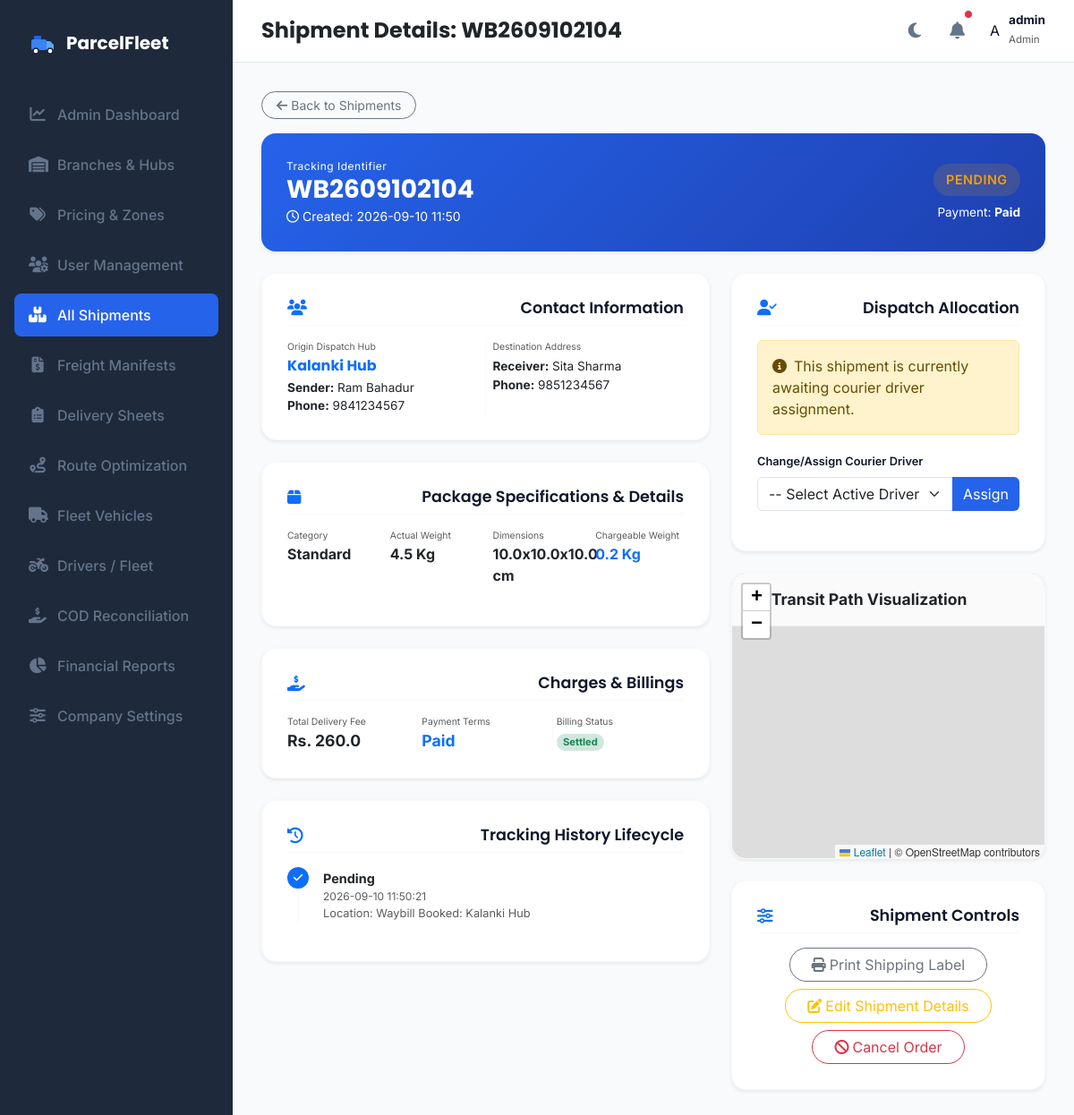
/admin/parcel/8/details (signed in), run on an earlier commit of the app's database.
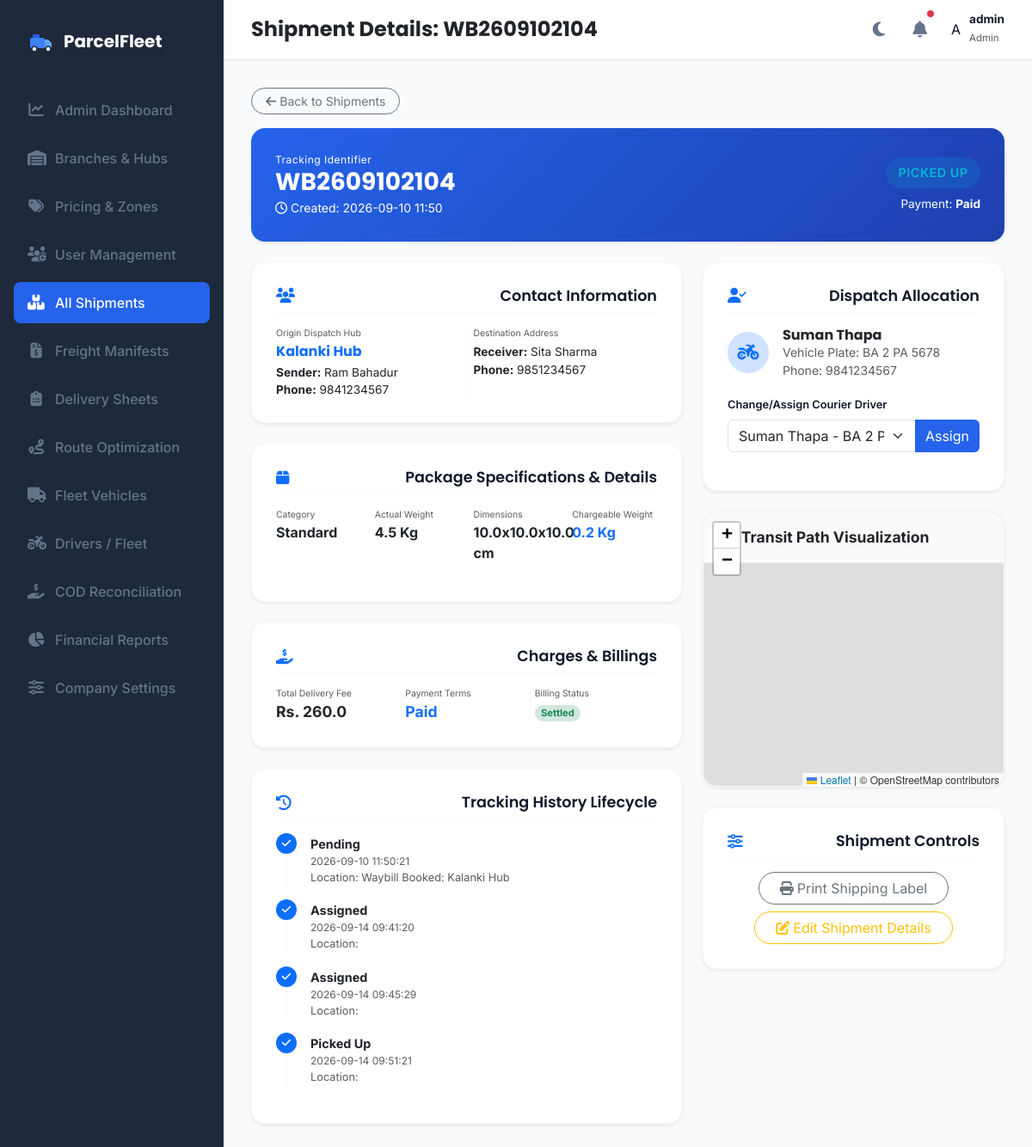
And on a later commit of the database.
### models.py (models this page shows, shortened)
class Parcel(db.Model):
    __tablename__ = 'parcels'
    id = db.Column(db.Integer, primary_key=True)
    tracking_id = db.Column(db.String(50), unique=True, nullable=False)
    sender_name = db.Column(db.String(100), nullable=False)
    sender_phone = db.Column(db.String(20), nullable=False)
    receiver_name = db.Column(db.String(100), nullable=False)
    receiver_phone = db.Column(db.String(20), nullable=False)
    pickup_address = db.Column(db.String(100), nullable=False)
    delivery_address = db.Column(db.String(100), nullable=False)
    pickup_hub = db.Column(db.String(100), nullable=True)
    delivery_hub = db.Column(db.String(100), nullable=True)
    pickup_latitude = db.Column(db.Float, nullable=False, default=27.7154)
    pickup_longitude = db.Column(db.Float, nullable=False, default=85.3123)
    delivery_latitude = db.Column(db.Float, nullable=False, default=27.6915)
    delivery_longitude = db.Column(db.Float, nullable=False, default=85.3331)
    parcel_type = db.Column(db.String(50), nullable=False)
    weight = db.Column(db.Float, nullable=False)
    length = db.Column(db.Float, nullable=False, default=10.0)
    width = db.Column(db.Float, nullable=False, default=10.0)
    height = db.Column(db.Float, nullable=False, default=10.0)
    status = db.Column(db.String(30), default='Pending')  # 'Pending', 'Assigned', 'Manifested', 'Picked Up', 'In Transit', 'Out For Delivery', 'Delivered', 'Failed Delivery', 'Returned', 'Cancelled'
    delivery_charge = db.Column(db.Float, nullable=False, default=0.0)
    payment_status = db.Column(db.String(20), default='Pending')  # 'Pending', 'Paid', 'COD'
    assigned_driver_id = db.Column(db.Integer, db.ForeignKey('drivers.id'), nullable=True)
    service_type = db.Column(db.String(50), nullable=False, default='Standard')  # 'Standard', 'Express', 'Air', 'Surface'
    cod_amount = db.Column(db.Float, default=0.0)
    customer_id = db.Column(db.Integer, db.ForeignKey('customer_profiles.id'), nullable=True)
    hub_id = db.Column(db.Integer, db.ForeignKey('hubs.id'), nullable=True)
    merchandise_id = db.Column(db.Integer, db.ForeignKey('merchandise.id'), nullable=True)
    manifest_id = db.Column(db.Integer, db.ForeignKey('manifests.id'), nullable=True)
    expected_delivery_date = db.Column(db.DateTime, nullable=True)
    pickup_image = db.Column(db.String(255), nullable=True)
    delivery_image = db.Column(db.String(255), nullable=True)
    delivery_attempts = db.Column(db.Integer, default=0)
    failed_reason = db.Column(db.String(255), nullable=True)
    special_tags = db.Column(db.String(255), nullable=True)
    created_at = db.Column(db.DateTime, default=datetime.utcnow)
    delivered_at = db.Column(db.DateTime, nullable=True)
    delivery_notes = db.Column(db.Text, nullable=True)
    customer_signature = db.Column(db.Text, nullable=True)
    history = db.relationship('TrackingHistory', backref='parcel', cascade="all, delete-orphan", order_by="TrackingHistory.timestamp.asc()")
    notifications = db.relationship('NotificationLog', backref='parcel', cascade="all, delete-orphan", order_by="NotificationLog.timestamp.asc()")
    @property
    def volumetric_weight(self):
        return (self.length * self.width * self.height) / 5000.0
    @property
    def chargeable_weight(self):
        return max(self.weight, self.volumetric_weight)

class TrackingHistory(db.Model):
    __tablename__ = 'tracking_history'
    id = db.Column(db.Integer, primary_key=True)
    parcel_id = db.Column(db.Integer, db.ForeignKey('parcels.id'), nullable=False)
    status = db.Column(db.String(30), nullable=False)
    location = db.Column(db.String(100), nullable=False)
    timestamp = db.Column(db.DateTime, default=datetime.utcnow)

class Driver(db.Model):
    __tablename__ = 'drivers'
    id = db.Column(db.Integer, primary_key=True)
    user_id = db.Column(db.Integer, db.ForeignKey('users.id'), nullable=True)
    name = db.Column(db.String(100), nullable=False)
    phone = db.Column(db.String(20), nullable=False, unique=True)
    email = db.Column(db.String(100), nullable=True, unique=True)
    vehicle_number = db.Column(db.String(50), nullable=False)  # Kept for backward compatibility
    availability = db.Column(db.String(20), default='Available')  # 'Available', 'On Delivery', 'Offline', 'On Break'
    latitude = db.Column(db.Float, nullable=False, default=27.7172)  # Default Kathmandu Coordinates
    longitude = db.Column(db.Float, nullable=False, default=85.3240)
    completed_deliveries = db.Column(db.Integer, default=0)
    average_delivery_time = db.Column(db.Float, default=0.0)  # In minutes
    employee_code = db.Column(db.String(50), unique=True, nullable=True)
    address = db.Column(db.String(255), nullable=True)
    license_number = db.Column(db.String(50), nullable=True)
    license_expiry = db.Column(db.DateTime, nullable=True)
    joining_date = db.Column(db.DateTime, default=datetime.utcnow)
    assigned_vehicle_id = db.Column(db.Integer, db.ForeignKey('vehicles.id'), nullable=True)
    emergency_contact = db.Column(db.String(50), nullable=True)
    status = db.Column(db.String(30), default='Available')  # 'Available', 'Delivering', 'Off Duty', 'On Leave'
    hub_id = db.Column(db.Integer, db.ForeignKey('hubs.id'), nullable=True)
    rating = db.Column(db.Float, default=5.0)
    remarks = db.Column(db.Text, nullable=True)
    total_deliveries = db.Column(db.Integer, default=0)
    successful_deliveries = db.Column(db.Integer, default=0)
    failed_deliveries = db.Column(db.Integer, default=0)
    parcels = db.relationship('Parcel', backref='assigned_driver', foreign_keys="Parcel.assigned_driver_id")
    assignments = db.relationship('Assignment', backref='driver', cascade="all, delete-orphan")

### app.py (the view)
@app.route('/admin/parcel/<int:id>/details')
@login_required
def parcel_details(id):
    if current_user.role not in ['admin', 'hub_admin', 'booking_staff', 'warehouse_staff', 'dispatcher', 'delivery_staff', 'branch_staff']:
        return redirect(url_for('index'))
    parcel = Parcel.query.get_or_404(id)
    hub_name = get_current_hub_name()
    if hub_name and parcel.pickup_hub != hub_name and parcel.delivery_hub != hub_name:
        flash("Access Denied: This parcel does not belong to your hub.", "error")
        return redirect(url_for('manage_parcels'))
    drivers = Driver.query.all()
    hubs = Hub.query.all()
    return render_template('parcel_details.html', active_page='parcels', parcel=parcel, drivers=drivers, hubs=hubs, hub_name=hub_name)

### templates/parcel_details.html (shortened to what the changed rows need)
{% extends "base.html" %}
{% block page_title %}Shipment Details: {{ parcel.tracking_id }}{% endblock %}
{% block content %}
<div class="premium-card bg-primary text-white border-0 shadow-sm mb-4" style="background: linear-gradient(135deg, var(--primary-color) 0%, #1E40AF 100%) !important;">
    <div class="row align-items-center g-3">
        <div class="col-12 col-md-6">
            <span class="text-white text-opacity-80 uppercase d-block" style="font-size: 0.75rem; letter-spacing: 0.5px;">Tracking Identifier</span>
            <h3 class="fw-bold mb-0 text-white">{{ parcel.tracking_id }}</h3>
            <small class="text-white text-opacity-85"><i class="far fa-clock me-1"></i>Created: {{ parcel.created_at.strftime('%Y-%m-%d %H:%M') }}</small>
        </div>
        <div class="col-12 col-md-6 text-md-end">
            <span class="status-badge {% if parcel.status == 'Pending' %}badge-pending{% elif parcel.status == 'Assigned' %}badge-assigned{% elif parcel.status == 'Picked Up' %}badge-pickedup{% elif parcel.status == 'In Transit' %}badge-intransit{% elif parcel.status == 'Out For Delivery' %}badge-outfordelivery{% elif parcel.status == 'Delivered' %}badge-delivered{% else %}badge-cancelled{% endif %}" style="font-size: 0.9rem; padding: 0.5em 1em;">
                {{ parcel.status }}
            </span>
            <div class="mt-2 text-white text-opacity-80" style="font-size: 0.85rem;">
                Payment: <strong class="text-white">{{ parcel.payment_status }}</strong>
            </div>
        </div>
    </div>
</div>
<div class="row g-4">
    <div class="col-12 col-lg-7">
        <div class="premium-card border border-light shadow-sm mb-4">
            <div class="row g-3 text-dark">
                <div class="col-12 col-md-6 border-end border-light">
                    <span class="text-muted d-block uppercase mb-1" style="font-size: 0.65rem;">Origin Dispatch Hub</span>
                    <h6 class="fw-bold mb-1 text-primary">{{ parcel.pickup_hub }} Hub</h6>
                    <div style="font-size: 0.85rem;">
                        <strong>Sender:</strong> {{ parcel.sender_name }}<br>
                        <strong>Phone:</strong> {{ parcel.sender_phone }}
                    </div>
                </div>
                <div class="col-12 col-md-6">
                    <span class="text-muted d-block uppercase mb-1" style="font-size: 0.65rem;">Destination Address</span>
                    <div style="font-size: 0.85rem;">
                        <strong>Receiver:</strong> {{ parcel.receiver_name }}<br>
                        <strong>Phone:</strong> {{ parcel.receiver_phone }}
                    </div>
                </div>
            </div>
        </div>
        <div class="premium-card border border-light shadow-sm mb-4">
            <div class="row row-cols-2 row-cols-md-4 g-3 text-dark mb-3">
                <div class="col">
                    <span class="text-muted d-block uppercase" style="font-size: 0.65rem;">Category</span>
                    <strong class="text-dark">{{ parcel.parcel_type }}</strong>
                </div>
                <div class="col">
                    <span class="text-muted d-block uppercase" style="font-size: 0.65rem;">Actual Weight</span>
                    <strong class="text-dark">{{ parcel.weight }} Kg</strong>
                </div>
                <div class="col">
                    <span class="text-muted d-block uppercase" style="font-size: 0.65rem;">Dimensions</span>
                    <strong class="text-dark">{{ parcel.length }}x{{ parcel.width }}x{{ parcel.height }} cm</strong>
                </div>
                <div class="col">
                    <span class="text-muted d-block uppercase" style="font-size: 0.65rem;">Chargeable Weight</span>
                    <strong class="text-primary">{{ parcel.volumetric_weight | round(2) }} Kg</strong>
                </div>
            </div>
        </div>
        <div class="premium-card border border-light shadow-sm mb-4">
            <div class="row row-cols-3 g-2 text-dark">
                <div class="col border-end border-light">
                    <span class="text-muted d-block uppercase" style="font-size: 0.65rem;">Total Delivery Fee</span>
                    <strong style="font-size: 1.1rem;">Rs. {{ parcel.delivery_charge | round(0) }}</strong>
                </div>
                <div class="col border-end border-light">
                    <span class="text-muted d-block uppercase" style="font-size: 0.65rem;">Payment Terms</span>
                    <strong class="text-primary" style="font-size: 1.1rem;">{{ parcel.payment_status }}</strong>
                </div>
            </div>
        </div>
        <div class="premium-card border border-light shadow-sm">
            <div class="timeline text-dark">
                {% if not parcel.history %}
                <p class="text-muted mb-0" style="font-size: 0.85rem;">No logs available.</p>
                {% else %}
                {% for hist in parcel.history %}
                <div class="d-flex mb-3" style="position: relative;">
                    <div class="d-flex flex-column align-items-center me-3">
                        <div class="rounded-circle bg-primary text-white d-flex align-items-center justify-content-center" style="width: 24px; height: 24px; font-size: 0.75rem; z-index: 2;">
                            <i class="fas fa-check"></i>
                        </div>
                        <div class="bg-light" style="width: 2px; flex-grow: 1; min-height: 20px;"></div>
                    </div>
                    <div>
                        <strong style="font-size: 0.9rem;">{{ hist.status }}</strong>
                        <small class="text-muted d-block" style="font-size: 0.75rem;">{{ hist.timestamp.strftime('%Y-%m-%d %H:%M:%S') }}</small>
                        <p class="text-muted mb-0" style="font-size: 0.8rem;">Location: {{ hist.location }}</p>
                    </div>
                </div>
                {% endfor %}
                {% endif %}
            </div>
        </div>
    </div>
    <div class="col-12 col-lg-5">
        <div class="premium-card border border-light shadow-sm mb-4">
            {% if parcel.status == 'Cancelled' %}
            <div class="alert alert-danger mb-0" role="alert">
                <i class="fas fa-triangle-exclamation me-2"></i>This order is Cancelled. Driver dispatch is disabled.
            </div>
            {% else %}
            <div class="text-dark mb-3">
                {% if parcel.assigned_driver %}
                <div class="d-flex align-items-center gap-3">
                    <div class="bg-primary-subtle text-primary rounded-circle d-flex align-items-center justify-content-center" style="width: 48px; height: 48px; font-size: 1.25rem;">
                        <i class="fas fa-motorcycle"></i>
                    </div>
                    <div>
                        <h6 class="fw-bold mb-0">{{ parcel.assigned_driver.name }}</h6>
                        <small class="text-muted d-block">Vehicle Plate: {{ parcel.assigned_driver.vehicle_number }}</small>
                        <small class="text-muted d-block">Phone: {{ parcel.assigned_driver.phone }}</small>
                    </div>
                </div>
                {% else %}
                <div class="alert alert-warning mb-2" role="alert">
                    <i class="fas fa-circle-info me-2"></i>This shipment is currently awaiting courier driver assignment.
                </div>
                {% endif %}
            </div>
            <form method="POST" action="{{ url_for('assign_driver_manual', id=parcel.id) }}" class="no-print">
                <div class="mb-3">
                    <label class="form-label fw-semibold" style="font-size: 0.8rem;">Change/Assign Courier Driver</label>
                    <div class="input-group">
                        <select class="form-select" name="driver_id" required>
                            <option value="">-- Select Active Driver --</option>
                            {% for d in drivers %}
                            <option value="{{ d.id }}" {% if parcel.assigned_driver_id == d.id %}selected{% endif %}>
                                {{ d.name }} - {{ d.vehicle_number }} ({{ d.availability }})
                            </option>
                            {% endfor %}
                        </select>
                        <button type="submit" class="btn btn-primary" style="background-color: var(--primary-color); border: none;">Assign</button>
                    </div>
                </div>
            </form>
            {% endif %}
        </div>
        <div class="premium-card border border-light shadow-sm text-center no-print">
            <div class="d-flex flex-wrap gap-2 justify-content-center">
                <a href="{{ url_for('print_shipping_label', id=parcel.id) }}" class="btn btn-outline-secondary rounded-pill px-4">
                    <i class="fas fa-print me-1"></i>Print Shipping Label
                </a>
                <button type="button" class="btn btn-outline-warning rounded-pill px-4" data-bs-toggle="modal" data-bs-target="#editParcelModal">
                    <i class="fas fa-edit me-1"></i>Edit Shipment Details
                </button>
                {% if parcel.status == 'Pending' %}
                <a href="{{ url_for('cancel_parcel', id=parcel.id) }}" class="btn btn-outline-danger rounded-pill px-4" onsubmit="return confirm('Are you sure you want to cancel this order?')">
                    <i class="fas fa-ban me-1"></i>Cancel Order
                </a>
                {% endif %}
            </div>
        </div>
    </div>
</div>
                            {% set tags_list = parcel.special_tags.split(', ') if parcel.special_tags else [] %}
{% endblock %}

What changed in the data, as far as the page shows it:
changed Parcel "WB2609102104": status "PENDING" → "PICKED UP"; driver_id (not shown) → "Suman Thapa - BA 2 PA 5678 (Available)"
added TrackingHistory: status "Assigned", timestamp "2026-09-14 09:41:20"
added TrackingHistory: status "Assigned", timestamp "2026-09-14 09:45:29"
added TrackingHistory: status "Picked Up", timestamp "2026-09-14 09:51:21"
now on this page (row edited): Driver: assigned_driver.name "Suman Thapa", assigned_driver.vehicle_number "BA 2 PA 5678", assigned_driver.phone "9841234567"
Also different on the page:
form field driver_id: "-- Select Active Driver --" → (not shown)
text no longer shown: "This shipment is currently awaiting courier driver assignment. Cancel Order"
text now shown: "Vehicle Plate: Phone:"
